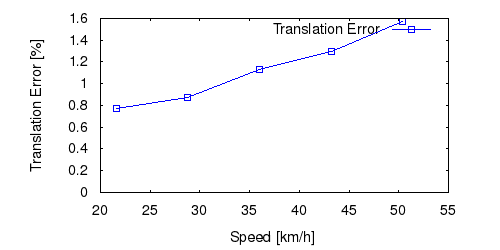

Generate this figure with gnuplot:
set term png size 500,250 font "Helvetica" 11
set output "02_ts.png"
set size ratio 0.5
set yrange [0:*]
set xlabel "Speed [km/h]"
set ylabel "Translation Error [%]"
plot "02_ts.txt" using ($1*3.6):($2*100) title 'Translation Error' lc rgb "#0000FF" pt 4 w linespoints
